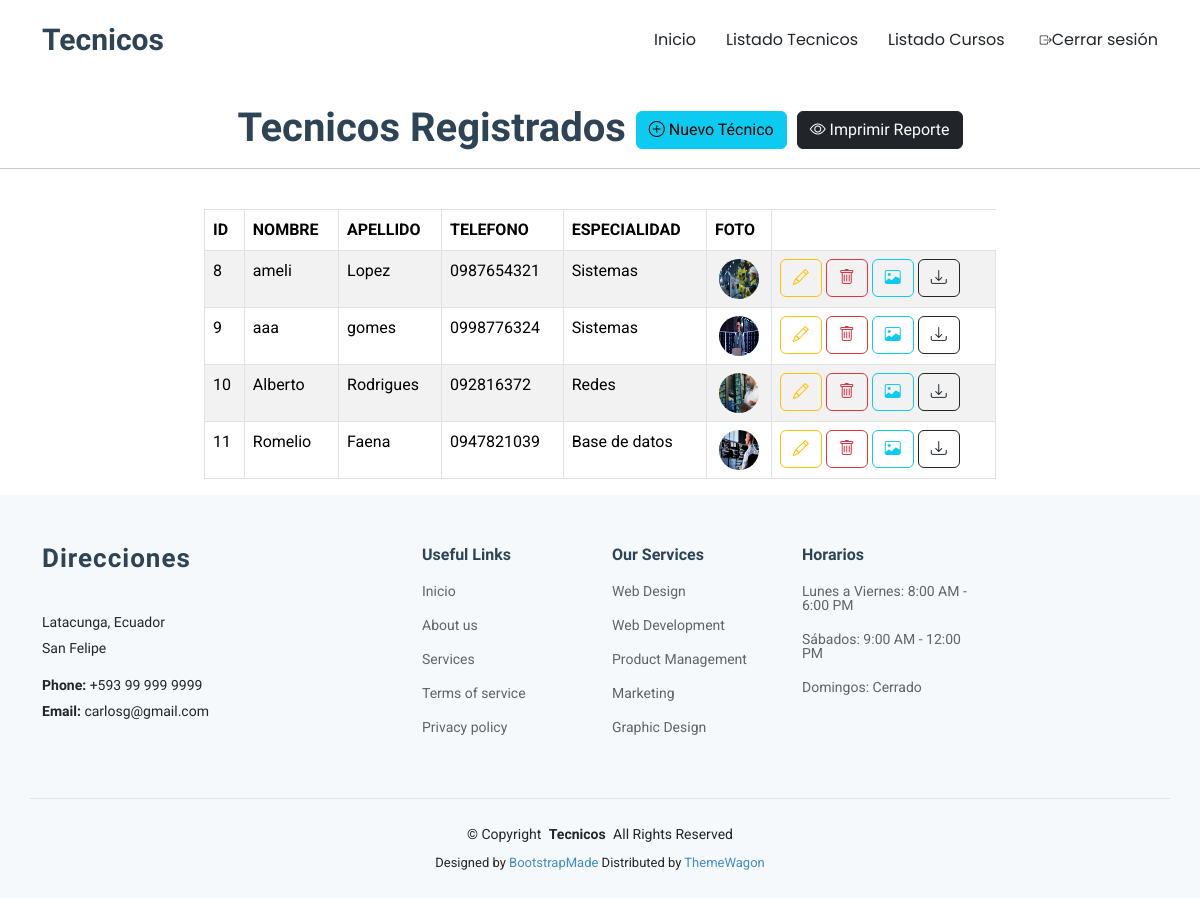
/listadoTecnicos/ (signed in), run on the app's committed database.
### Info/models.py (models this page shows, shortened)
class Tecnico(models.Model):
    id = models.AutoField(primary_key=True)
    nombre = models.CharField(max_length=100)
    apellido = models.CharField(max_length=100)
    telefono = models.CharField(max_length=20)
    especialidad = models.CharField(max_length=100)
    foto = models.FileField(upload_to='fotos_tecnicos', blank=True, null=True)

### Info/views.py (the view)
# urls.py: path('listadoTecnicos/', views.listadoTecnicos),
@login_required
def listadoTecnicos(request):
    tecnicos = Tecnico.objects.all()
    return render(
        request,
        'listadoTecnicos.html',
        {'tecnicos':tecnicos}
    )

### Info/templates/listadoTecnicos.html (shortened to what this page needs)
{% extends "./plantillaPrincipal.html" %}
{% block contenido %}
{% load static %}
    <center>
        <br>
        <h1><b>Tecnicos Registrados</b>
            <a href="/nuevoTecnico/" class="btn btn-info">
                <i class="bi bi-plus-circle"></i>
                Nuevo Técnico
            </a>
            <a href="/reporteTecnicos/"
            onclick="window.open(this.href,'Reporte Técnicos','width=800,height=950,resizable=yes,scrollbars=yes'); return false;"
            class="btn btn-dark"><i class="bi bi-eye"></i> Imprimir Reporte</a>
        </h1>
        <hr>
    </center>
    <br>
    <div class="row">
        <div class="col-md-2"></div>
        <div class="col-md-8">
            <table id="tbl_tecnicos" class="table table-hover table-striped
                            table-bordered">
                <thead>
                    <tr>
                        <th>ID</th>
                        <th>NOMBRE</th>
                        <th>APELLIDO</th>
                        <th>TELEFONO</th>
                        <th>ESPECIALIDAD</th>
                        <th>FOTO</th>
                    </tr>
                </thead>
                <tbody>
                    {% for tecnicoTemporal in tecnicos %}
                        <tr>
                            <td>{{tecnicoTemporal.id}}</td>
                            <td>{{tecnicoTemporal.nombre}}</td>
                            <td>{{tecnicoTemporal.apellido}}</td>
                            <td>{{tecnicoTemporal.telefono}}</td>
                            <td>{{tecnicoTemporal.especialidad}}</td>
                            <td class="text-center">
                                {%  if tecnicoTemporal.foto %}
                                 <a href="{{ tecnicoTemporal.foto.url }}" target="_blank" >
                                    <img src="{{ tecnicoTemporal.foto.url }}"
                                    style="height:40px; width:40px; border-radius:100px;">
                                 </a>
                                {% else %}
                                    <b>N/A</b>
                                {% endif %}
                            </td>
                            <td>
                            {% if user.perfil.rol == "admin" %}
                            <a href="/editarTecnico/{{tecnicoTemporal.id}}"
                            class="btn btn-outline-warning"
                            title="Editar Técnico">
                            <i class="bi bi-pencil"></i>
                            </a>
                            <a href="/eliminarTecnico/{{tecnicoTemporal.id}}"
                            title="Eliminar Técnico"
                            onclick="return confirm('¿Está seguro de eliminar?')"
                            class="btn btn-outline-danger">
                            <i class="bi bi-trash"></i>
                            </a>
                            {% endif %}
                                 {%  if tecnicoTemporal.foto %}
                                    <a title="Ver Imagen" class="btn btn-outline-info" href="{{ tecnicoTemporal.foto.url }}" target="_blank" >
                                        <i class="bi bi-image"></i>
                                    </a>
                                     <a title="Descargar Imagen"  class="btn btn-outline-dark" href="{{ tecnicoTemporal.foto.url }}" download >
                                        <i class="bi bi-download"></i>
                                     </a>
                                {% endif %}
                            </td>
                        </tr>
                    {% endfor %}
                </tbody>
            </table>
        </div>
    </div>
{% endblock %}

### GestionTecnicos/static/assets/css/main.css (style rules this page uses)
:root { --default-font: "Roboto", system-ui, -apple-system, "Segoe UI", Roboto, "Helvetica Neue", Arial, "Noto Sans", "Liberation Sans", sans-serif, "Apple Color Emoji", "Segoe UI Emoji", "Segoe UI Symbol", "Noto Color Emoji"; --heading-font: "Raleway", sans-serif; --nav-font: "Poppins", sans-serif; }
:root { --background-color: #ffffff; --default-color: #212529; --heading-color: #2e4455; --accent-color: #428bca; --surface-color: #ffffff; --contrast-color: #ffffff; }
:root { --nav-color: #212529; --nav-hover-color: #428bca; --nav-mobile-background-color: #ffffff; --nav-dropdown-background-color: #ffffff; --nav-dropdown-color: #212529; --nav-dropdown-hover-color: #428bca; }
:root { scroll-behavior: smooth; }
body { color: var(--default-color); background-color: var(--background-color); font-family: var(--default-font); }
a { color: var(--accent-color); text-decoration: none; transition: 0.3s; }
h1, h2, h3, h4, h5, h6 { color: var(--heading-color); font-family: var(--heading-font); }

### data on the page
Tecnico: id "8", nombre "ameli", apellido "Lopez", telefono "0987654321", especialidad "Sistemas", foto (picture)
Tecnico: id "9", nombre "aaa", apellido "gomes", telefono "0998776324", especialidad "Sistemas", foto (picture)
Tecnico: id "10", nombre "Alberto", apellido "Rodrigues", telefono "092816372", especialidad "Redes", foto (picture)
Tecnico: id "11", nombre "Romelio", apellido "Faena", telefono "0947821039", especialidad "Base de datos", foto (picture)
